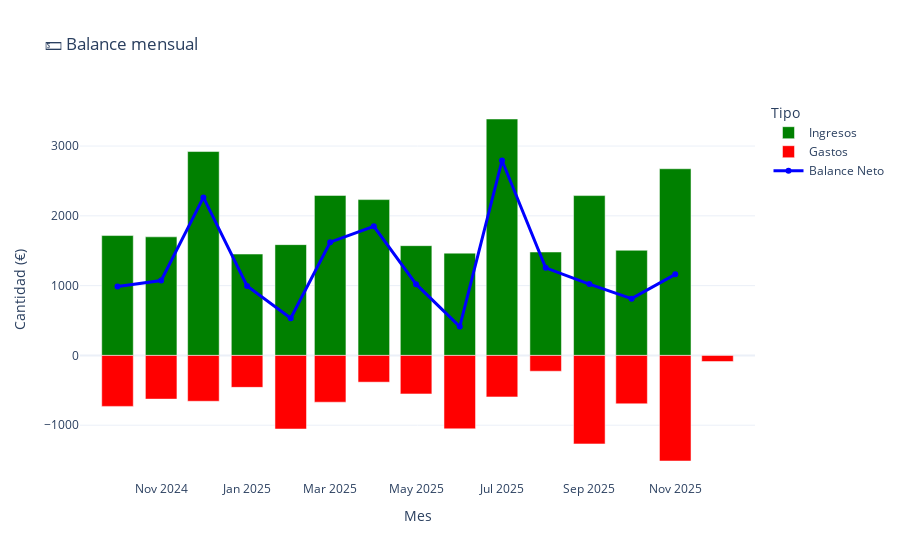
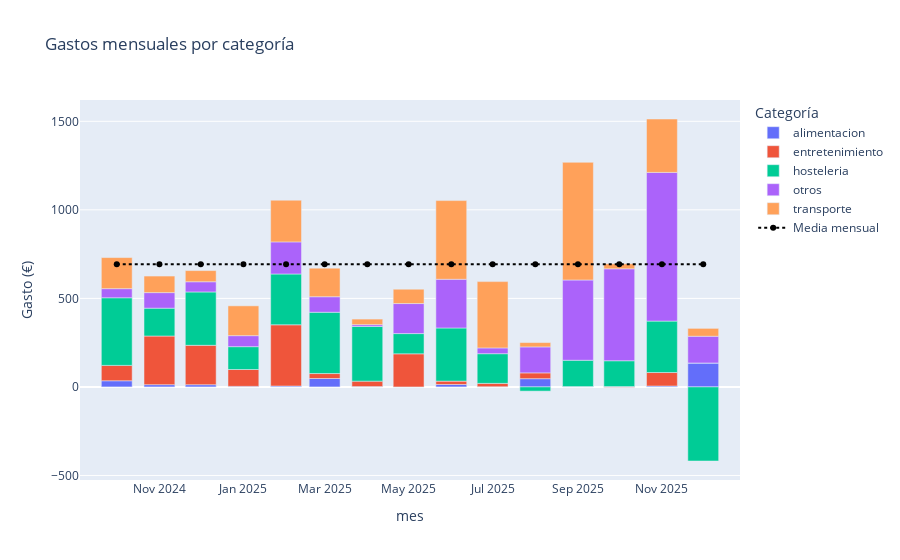
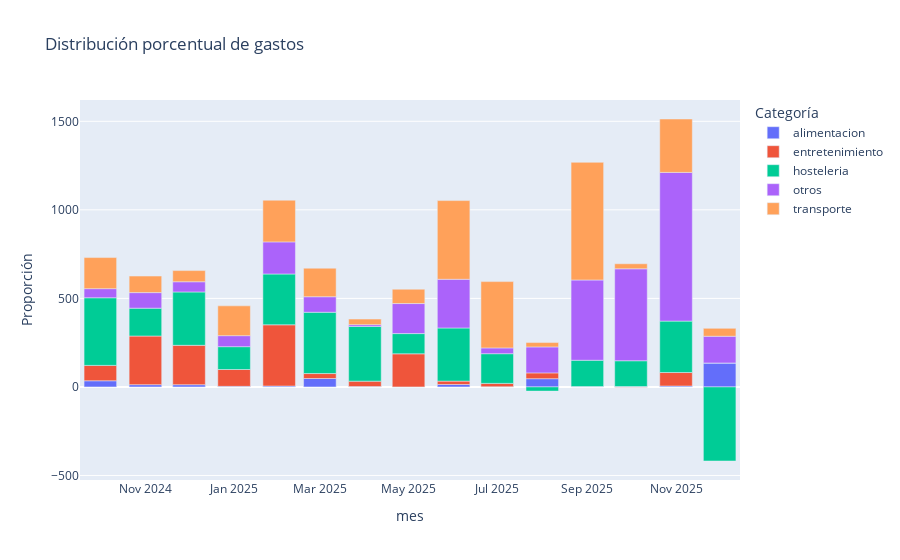
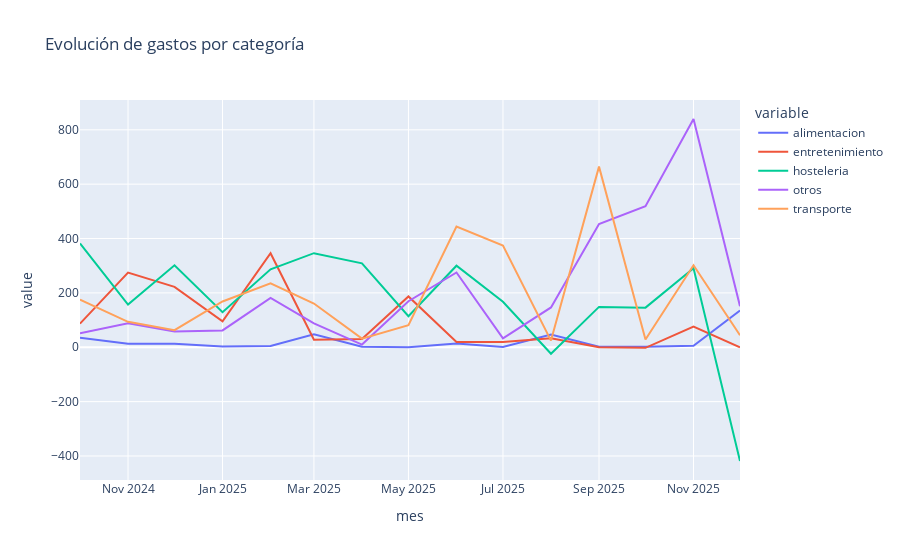

Write notebook code for charts like these, in order.
### Code cell
# Lectura de datos
excel = os.getcwd() + '/Data/Registros/' + "Inicio.xlsx"

gastos = pd.read_excel(excel, sheet_name=0).iloc[:, [0, 1, 2, 3] + [-2, -1]]
ingresos = pd.read_excel(excel, sheet_name=1).iloc[:, [0, 1, 2, 3] + [-2, -1]]
transferencias = pd.read_excel(excel, sheet_name=2).drop(columns=['Cantidad en divisa entrante', 'Divisa saliente', 'Divisa entrante']).iloc[:-1]

gastos.columns = ["fecha", "categoria", "cuenta", "cantidad", "etiquetas", "comentario"]
ingresos.columns = ["fecha", "categoria", "cuenta", "cantidad", "etiquetas", "comentario"]
transferencias.columns = ["fecha", "saliente", "entrante", "cantidad", "comentario"]

gastos['categoria'] = gastos['categoria'].apply(eliminar_tildes)
ingresos['categoria'] = ingresos['categoria'].apply(eliminar_tildes)

ingresos['tipo_logico'] = ingresos.apply(clasificar_ingreso, axis=1)
gastos['tipo_logico'] = gastos.apply(clasificar_ingreso, axis=1)
# Convertir fechas a formato datetime
for df in [gastos, ingresos, transferencias]:
    df["fecha"] = pd.to_datetime(df["fecha"], errors="coerce")

# Extraer nombres de cuentas
cuentas = set(gastos['cuenta']).union(ingresos['cuenta']).union(transferencias['saliente']).union(transferencias['entrante'])

# Crear objetos Account
cuentas_obj = {nombre: Account(nombre) for nombre in cuentas}

# Crear presupuesto y añadir cuentas
presupuesto = Budget()
for cuenta in cuentas_obj.values():
    presupuesto.add_account(cuenta)




cargar_saldos_iniciales(presupuesto, cuentas_obj, saldos_iniciales)


# Cargar ingresos (+) y gastos (-)
cargar_transacciones(ingresos, cuentas_obj, presupuesto, signo=1)
cargar_transacciones(gastos, cuentas_obj, presupuesto, signo=-1)

for _, fila in transferencias.iterrows():
    fecha = fila['fecha']
    cantidad = fila['cantidad']
    comentario = str(fila['comentario'])

    cuenta_origen = cuentas_obj[fila['saliente']]
    cuenta_destino = cuentas_obj[fila['entrante']]

    trans_salida = Transaction(
        amount=-cantidad,
        description=f"[TRANSFERENCIA SALIENTE] {comentario}",
        category="Transferencia",
        account=cuenta_origen,
        timestamp=fecha
    )

    trans_entrada = Transaction(
        amount=cantidad,
        description=f"[TRANSFERENCIA ENTRANTE] {comentario}",
        category="Transferencia",
        account=cuenta_destino,
        timestamp=fecha
    )

    presupuesto.add_transaction(trans_salida)
    presupuesto.add_transaction(trans_entrada)


print("Saldo total:", presupuesto.get_balance())

for nombre, cuenta in cuentas_obj.items():
    print(f"Cuenta: {nombre}, Saldo: {round(cuenta.balance,2)}")

ingresos = procesar_ingresos(ingresos)

print("💼 Resumen de ingresos:")
print(resumen_ingresos(ingresos))

print("\n📉 Gastos personales netos:")
print(calcular_gastos_netos(gastos, ingresos))

print("\n📅 Resumen mensual:")
print(resumen_mensual(gastos, ingresos))

# Procesar y calcular
ingresos = procesar_ingresos(ingresos)
gastos_netos = calcular_gastos_netos(gastos, ingresos)
resumen = resumen_mensual(gastos, ingresos)

# Visualizaciones
plot_balance_mensual(resumen)
plot_explicacion_gastos(gastos,ingresos)

# Porcentaje de ahorro
plot_porcentaje_ahorro(gastos, ingresos)


objetivos_config = cargar_objetivos_vista()
historial = crear_historial_cuentas_virtuales(ingresos, gastos, presupuesto, porcentaje_gasto=0.3, objetivos_config=objetivos_config)
historial


objetivos_config_df = pd.DataFrame([
    {
        "Objetivo": cfg["nombre"],
        "Inicio": str(cfg.get("mes_inicio")) if cfg.get("mes_inicio") else "—",
        "Porcentaje ingreso (%)": round(cfg["porcentaje_ingreso"] * 100, 2),
        "Saldo inicial": cfg["saldo_inicial"],
        "Objetivo total": cfg.get("objetivo_total"),
        "Horizonte (meses)": cfg.get("horizonte_meses"),
    }
    for cfg in objetivos_config
])

objetivos_config_df

columnas_objetivos = [
    col for col in historial.columns 
    if col.startswith("🎯 ") or col.startswith("% Objetivo ")
]

if columnas_objetivos:
    historial[["Mes"] + columnas_objetivos].tail()
else:
    print("No hay objetivos vista configurados.")

### Figure 1 — Plotly figure (JSON) as saved in the notebook; plotly's stock layout.template omitted (floating-point values rounded to 4 significant figures)
{"data": [{"marker": {"color": "green"}, "name": "Ingresos", "type": "bar", "x": ["2024-10", "2024-11", "2024-12", "2025-01", "2025-02", "2025-03", "2025-04", "2025-05", "2025-06", "2025-07", "2025-08", "2025-09", "2025-10", "2025-11", "2025-12"], "y": [1717.0, 1699.0, 2921.0, 1452.0, 1587.0, 2292.0, 2233.0, 1572.0, 1465.0, 3388.0, 1482.0, 2290.0, 1506.0, 2675.0, NaN]}, {"marker": {"color": "red"}, "name": "Gastos", "type": "bar", "x": ["2024-10", "2024-11", "2024-12", "2025-01", "2025-02", "2025-03", "2025-04", "2025-05", "2025-06", "2025-07", "2025-08", "2025-09", "2025-10", "2025-11", "2025-12"], "y": [-730.5, -626.1, -656.9, -457.8, -1054.0, -670.4, -383.1, -551.7, -1052.0, -594.8, -226.7, -1268.0, -693.3, -1513.0, -87.73]}, {"line": {"color": "blue", "width": 3}, "name": "Balance Neto", "type": "scatter", "x": ["2024-10", "2024-11", "2024-12", "2025-01", "2025-02", "2025-03", "2025-04", "2025-05", "2025-06", "2025-07", "2025-08", "2025-09", "2025-10", "2025-11", "2025-12"], "y": [986.9, 1073.0, 2264.0, 994.5, 532.7, 1622.0, 1849.0, 1021.0, 413.2, 2793.0, 1255.0, 1022.0, 813.0, 1162.0, NaN]}], "layout": {"autosize": true, "barmode": "relative", "legend": {"title": {"text": "Tipo"}}, "title": {"text": "💵 Balance mensual"}, "xaxis": {"autorange": true, "range": ["2024-09-05 00:01:42.1679", "2025-12-26 23:58:17.8321"], "title": {"text": "Mes"}, "type": "date"}, "yaxis": {"autorange": true, "range": [-1785.0, 3660.0], "title": {"text": "Cantidad (€)"}, "type": "linear"}}}

### Figure 2 — Plotly figure (JSON) as saved in the notebook; plotly's stock layout.template omitted (floating-point values rounded to 4 significant figures)
{"data": [{"hovertemplate": "Categoría=alimentacion<br>mes=%{x}<br>Gasto (€)=%{y}<extra></extra>", "legendgroup": "alimentacion", "marker": {"color": "#636efa", "pattern": {"shape": ""}}, "name": "alimentacion", "orientation": "v", "showlegend": true, "textposition": "auto", "type": "bar", "x": ["2024-10", "2024-11", "2024-12", "2025-01", "2025-02", "2025-03", "2025-04", "2025-05", "2025-06", "2025-07", "2025-08", "2025-09", "2025-10", "2025-11", "2025-12"], "xaxis": "x", "y": [34.69, 12.78, 12.61, 3.19, 4.99, 47.56, 2.0, 0.0, 13.73, 1.0, 46.5, 2.0, 2.0, 5.18, 135.2], "yaxis": "y"}, {"hovertemplate": "Categoría=entretenimiento<br>mes=%{x}<br>Gasto (€)=%{y}<extra></extra>", "legendgroup": "entretenimiento", "marker": {"color": "#EF553B", "pattern": {"shape": ""}}, "name": "entretenimiento", "orientation": "v", "showlegend": true, "textposition": "auto", "type": "bar", "x": ["2024-10", "2024-11", "2024-12", "2025-01", "2025-02", "2025-03", "2025-04", "2025-05", "2025-06", "2025-07", "2025-08", "2025-09", "2025-10", "2025-11", "2025-12"], "xaxis": "x", "y": [86.95, 274.6, 222.3, 95.1, 345.9, 27.99, 30.6, 187.0, 19.1, 19.0, 32.8, 0.0, -2.1, 76.1, 0.0], "yaxis": "y"}, {"hovertemplate": "Categoría=hosteleria<br>mes=%{x}<br>Gasto (€)=%{y}<extra></extra>", "legendgroup": "hosteleria", "marker": {"color": "#00cc96", "pattern": {"shape": ""}}, "name": "hosteleria", "orientation": "v", "showlegend": true, "textposition": "auto", "type": "bar", "x": ["2024-10", "2024-11", "2024-12", "2025-01", "2025-02", "2025-03", "2025-04", "2025-05", "2025-06", "2025-07", "2025-08", "2025-09", "2025-10", "2025-11", "2025-12"], "xaxis": "x", "y": [381.8, 157.3, 301.3, 129.0, 286.9, 346.1, 308.9, 114.2, 300.0, 167.6, -23.7, 148.5, 145.8, 290.4, -418.3], "yaxis": "y"}, {"hovertemplate": "Categoría=otros<br>mes=%{x}<br>Gasto (€)=%{y}<extra></extra>", "legendgroup": "otros", "marker": {"color": "#ab63fa", "pattern": {"shape": ""}}, "name": "otros", "orientation": "v", "showlegend": true, "textposition": "auto", "type": "bar", "x": ["2024-10", "2024-11", "2024-12", "2025-01", "2025-02", "2025-03", "2025-04", "2025-05", "2025-06", "2025-07", "2025-08", "2025-09", "2025-10", "2025-11", "2025-12"], "xaxis": "x", "y": [51.5, 87.95, 57.64, 62.11, 181.4, 87.68, 10.0, 169.5, 275.0, 32.78, 146.6, 453.3, 519.2, 839.7, 151.0], "yaxis": "y"}, {"hovertemplate": "Categoría=transporte<br>mes=%{x}<br>Gasto (€)=%{y}<extra></extra>", "legendgroup": "transporte", "marker": {"color": "#FFA15A", "pattern": {"shape": ""}}, "name": "transporte", "orientation": "v", "showlegend": true, "textposition": "auto", "type": "bar", "x": ["2024-10", "2024-11", "2024-12", "2025-01", "2025-02", "2025-03", "2025-04", "2025-05", "2025-06", "2025-07", "2025-08", "2025-09", "2025-10", "2025-11", "2025-12"], "xaxis": "x", "y": [175.6, 93.5, 63.05, 168.4, 235.4, 161.0, 31.6, 80.95, 444.4, 374.4, 24.54, 664.5, 28.42, 301.6, 44.44], "yaxis": "y"}, {"line": {"color": "black", "dash": "dot"}, "marker": {"size": 6, "symbol": "circle"}, "mode": "lines+markers", "name": "Media mensual", "type": "scatter", "x": ["2024-10", "2024-11", "2024-12", "2025-01", "2025-02", "2025-03", "2025-04", "2025-05", "2025-06", "2025-07", "2025-08", "2025-09", "2025-10", "2025-11", "2025-12"], "y": [692.8, 692.8, 692.8, 692.8, 692.8, 692.8, 692.8, 692.8, 692.8, 692.8, 692.8, 692.8, 692.8, 692.8, 692.8]}], "layout": {"autosize": true, "barmode": "relative", "legend": {"title": {"text": "Categoría"}, "tracegroupgap": 0}, "title": {"text": "Gastos mensuales por categoría"}, "xaxis": {"anchor": "y", "autorange": true, "domain": [0, 1], "range": ["2024-09-04 22:52:48.4634", "2025-12-27 01:07:11.5366"], "title": {"text": "mes"}, "type": "date"}, "yaxis": {"anchor": "x", "autorange": true, "domain": [0, 1], "range": [-525.6, 1620.0], "title": {"text": "Gasto (€)"}, "type": "linear"}}}

### Figure 3 — Plotly figure (JSON) as saved in the notebook; plotly's stock layout.template omitted (floating-point values rounded to 4 significant figures)
{"data": [{"hovertemplate": "Categoría=alimentacion<br>mes=%{x}<br>Proporción=%{y}<extra></extra>", "legendgroup": "alimentacion", "marker": {"color": "#636efa", "pattern": {"shape": ""}}, "name": "alimentacion", "orientation": "v", "showlegend": true, "textposition": "auto", "type": "bar", "x": ["2024-10", "2024-11", "2024-12", "2025-01", "2025-02", "2025-03", "2025-04", "2025-05", "2025-06", "2025-07", "2025-08", "2025-09", "2025-10", "2025-11", "2025-12"], "xaxis": "x", "y": [34.69, 12.78, 12.61, 3.19, 4.99, 47.56, 2.0, 0.0, 13.73, 1.0, 46.5, 2.0, 2.0, 5.18, 135.2], "yaxis": "y"}, {"hovertemplate": "Categoría=entretenimiento<br>mes=%{x}<br>Proporción=%{y}<extra></extra>", "legendgroup": "entretenimiento", "marker": {"color": "#EF553B", "pattern": {"shape": ""}}, "name": "entretenimiento", "orientation": "v", "showlegend": true, "textposition": "auto", "type": "bar", "x": ["2024-10", "2024-11", "2024-12", "2025-01", "2025-02", "2025-03", "2025-04", "2025-05", "2025-06", "2025-07", "2025-08", "2025-09", "2025-10", "2025-11", "2025-12"], "xaxis": "x", "y": [86.95, 274.6, 222.3, 95.1, 345.9, 27.99, 30.6, 187.0, 19.1, 19.0, 32.8, 0.0, -2.1, 76.1, 0.0], "yaxis": "y"}, {"hovertemplate": "Categoría=hosteleria<br>mes=%{x}<br>Proporción=%{y}<extra></extra>", "legendgroup": "hosteleria", "marker": {"color": "#00cc96", "pattern": {"shape": ""}}, "name": "hosteleria", "orientation": "v", "showlegend": true, "textposition": "auto", "type": "bar", "x": ["2024-10", "2024-11", "2024-12", "2025-01", "2025-02", "2025-03", "2025-04", "2025-05", "2025-06", "2025-07", "2025-08", "2025-09", "2025-10", "2025-11", "2025-12"], "xaxis": "x", "y": [381.8, 157.3, 301.3, 129.0, 286.9, 346.1, 308.9, 114.2, 300.0, 167.6, -23.7, 148.5, 145.8, 290.4, -418.3], "yaxis": "y"}, {"hovertemplate": "Categoría=otros<br>mes=%{x}<br>Proporción=%{y}<extra></extra>", "legendgroup": "otros", "marker": {"color": "#ab63fa", "pattern": {"shape": ""}}, "name": "otros", "orientation": "v", "showlegend": true, "textposition": "auto", "type": "bar", "x": ["2024-10", "2024-11", "2024-12", "2025-01", "2025-02", "2025-03", "2025-04", "2025-05", "2025-06", "2025-07", "2025-08", "2025-09", "2025-10", "2025-11", "2025-12"], "xaxis": "x", "y": [51.5, 87.95, 57.64, 62.11, 181.4, 87.68, 10.0, 169.5, 275.0, 32.78, 146.6, 453.3, 519.2, 839.7, 151.0], "yaxis": "y"}, {"hovertemplate": "Categoría=transporte<br>mes=%{x}<br>Proporción=%{y}<extra></extra>", "legendgroup": "transporte", "marker": {"color": "#FFA15A", "pattern": {"shape": ""}}, "name": "transporte", "orientation": "v", "showlegend": true, "textposition": "auto", "type": "bar", "x": ["2024-10", "2024-11", "2024-12", "2025-01", "2025-02", "2025-03", "2025-04", "2025-05", "2025-06", "2025-07", "2025-08", "2025-09", "2025-10", "2025-11", "2025-12"], "xaxis": "x", "y": [175.6, 93.5, 63.05, 168.4, 235.4, 161.0, 31.6, 80.95, 444.4, 374.4, 24.54, 664.5, 28.42, 301.6, 44.44], "yaxis": "y"}], "layout": {"autosize": true, "barmode": "relative", "legend": {"title": {"text": "Categoría"}, "tracegroupgap": 0}, "title": {"text": "Distribución porcentual de gastos"}, "xaxis": {"anchor": "y", "autorange": true, "domain": [0, 1], "range": ["2024-09-17", "2025-12-15"], "title": {"text": "mes"}, "type": "date"}, "yaxis": {"anchor": "x", "autorange": true, "domain": [0, 1], "range": [-525.6, 1620.0], "title": {"text": "Proporción"}, "type": "linear"}}}

### Figure 4 — Plotly figure (JSON) as saved in the notebook; plotly's stock layout.template omitted (floating-point values rounded to 4 significant figures)
{"data": [{"hovertemplate": "variable=alimentacion<br>mes=%{x}<br>value=%{y}<extra></extra>", "legendgroup": "alimentacion", "line": {"color": "#636efa", "dash": "solid"}, "marker": {"symbol": "circle"}, "mode": "lines", "name": "alimentacion", "orientation": "v", "showlegend": true, "type": "scatter", "x": ["2024-10", "2024-11", "2024-12", "2025-01", "2025-02", "2025-03", "2025-04", "2025-05", "2025-06", "2025-07", "2025-08", "2025-09", "2025-10", "2025-11", "2025-12"], "xaxis": "x", "y": [34.69, 12.78, 12.61, 3.19, 4.99, 47.56, 2.0, 0.0, 13.73, 1.0, 46.5, 2.0, 2.0, 5.18, 135.2], "yaxis": "y"}, {"hovertemplate": "variable=entretenimiento<br>mes=%{x}<br>value=%{y}<extra></extra>", "legendgroup": "entretenimiento", "line": {"color": "#EF553B", "dash": "solid"}, "marker": {"symbol": "circle"}, "mode": "lines", "name": "entretenimiento", "orientation": "v", "showlegend": true, "type": "scatter", "x": ["2024-10", "2024-11", "2024-12", "2025-01", "2025-02", "2025-03", "2025-04", "2025-05", "2025-06", "2025-07", "2025-08", "2025-09", "2025-10", "2025-11", "2025-12"], "xaxis": "x", "y": [86.95, 274.6, 222.3, 95.1, 345.9, 27.99, 30.6, 187.0, 19.1, 19.0, 32.8, 0.0, -2.1, 76.1, 0.0], "yaxis": "y"}, {"hovertemplate": "variable=hosteleria<br>mes=%{x}<br>value=%{y}<extra></extra>", "legendgroup": "hosteleria", "line": {"color": "#00cc96", "dash": "solid"}, "marker": {"symbol": "circle"}, "mode": "lines", "name": "hosteleria", "orientation": "v", "showlegend": true, "type": "scatter", "x": ["2024-10", "2024-11", "2024-12", "2025-01", "2025-02", "2025-03", "2025-04", "2025-05", "2025-06", "2025-07", "2025-08", "2025-09", "2025-10", "2025-11", "2025-12"], "xaxis": "x", "y": [381.8, 157.3, 301.3, 129.0, 286.9, 346.1, 308.9, 114.2, 300.0, 167.6, -23.7, 148.5, 145.8, 290.4, -418.3], "yaxis": "y"}, {"hovertemplate": "variable=otros<br>mes=%{x}<br>value=%{y}<extra></extra>", "legendgroup": "otros", "line": {"color": "#ab63fa", "dash": "solid"}, "marker": {"symbol": "circle"}, "mode": "lines", "name": "otros", "orientation": "v", "showlegend": true, "type": "scatter", "x": ["2024-10", "2024-11", "2024-12", "2025-01", "2025-02", "2025-03", "2025-04", "2025-05", "2025-06", "2025-07", "2025-08", "2025-09", "2025-10", "2025-11", "2025-12"], "xaxis": "x", "y": [51.5, 87.95, 57.64, 62.11, 181.4, 87.68, 10.0, 169.5, 275.0, 32.78, 146.6, 453.3, 519.2, 839.7, 151.0], "yaxis": "y"}, {"hovertemplate": "variable=transporte<br>mes=%{x}<br>value=%{y}<extra></extra>", "legendgroup": "transporte", "line": {"color": "#FFA15A", "dash": "solid"}, "marker": {"symbol": "circle"}, "mode": "lines", "name": "transporte", "orientation": "v", "showlegend": true, "type": "scatter", "x": ["2024-10", "2024-11", "2024-12", "2025-01", "2025-02", "2025-03", "2025-04", "2025-05", "2025-06", "2025-07", "2025-08", "2025-09", "2025-10", "2025-11", "2025-12"], "xaxis": "x", "y": [175.6, 93.5, 63.05, 168.4, 235.4, 161.0, 31.6, 80.95, 444.4, 374.4, 24.54, 664.5, 28.42, 301.6, 44.44], "yaxis": "y"}], "layout": {"autosize": true, "legend": {"title": {"text": "variable"}, "tracegroupgap": 0}, "title": {"text": "Evolución de gastos por categoría"}, "xaxis": {"anchor": "y", "autorange": true, "domain": [0, 1], "range": ["2024-10-01", "2025-12-01"], "title": {"text": "mes"}, "type": "date"}, "yaxis": {"anchor": "x", "autorange": true, "domain": [0, 1], "range": [-488.2, 909.6], "title": {"text": "value"}, "type": "linear"}}}
